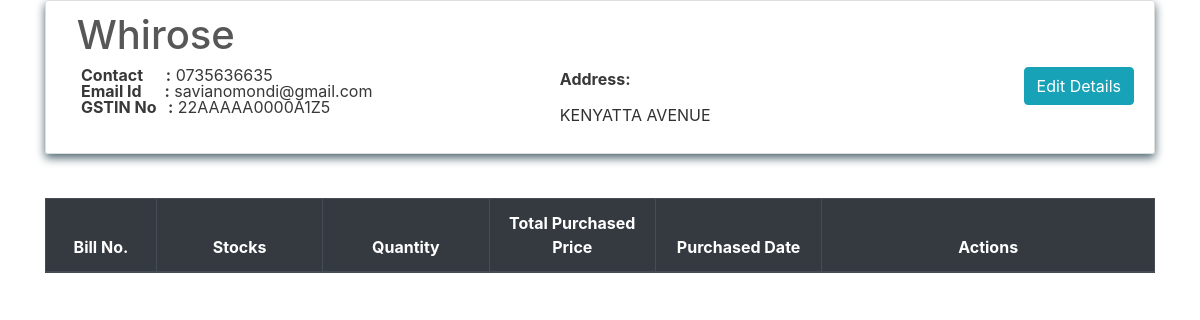
/transactions/suppliers/Whirose, run on an earlier commit of the app's database.
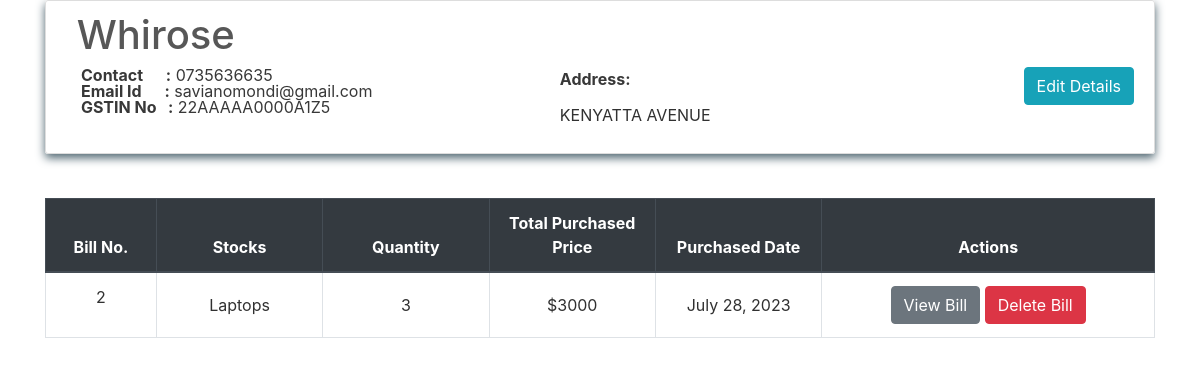
And on a later commit of the database.
### transactions/models.py (models this page shows, shortened)
class PurchaseBill(models.Model):
    billno = models.AutoField(primary_key=True)
    time = models.DateTimeField(auto_now=True)
    supplier = models.ForeignKey(Supplier, on_delete = models.CASCADE, related_name='purchasesupplier')
    def get_items_list(self):
        return PurchaseItem.objects.filter(billno=self)
    def get_total_price(self):
        purchaseitems = PurchaseItem.objects.filter(billno=self)
        total = 0
        for item in purchaseitems:
            total += item.totalprice
        return total

class PurchaseItem(models.Model):
    billno = models.ForeignKey(PurchaseBill, on_delete = models.CASCADE, related_name='purchasebillno')
    stock = models.ForeignKey(Stock, on_delete = models.CASCADE, related_name='purchaseitem')
    quantity = models.IntegerField(default=1)
    perprice = models.IntegerField(default=1)
    totalprice = models.IntegerField(default=1)

### inventory/models.py (models this page shows, shortened)
class Stock(models.Model):
    id = models.AutoField(primary_key=True)
    name = models.CharField(max_length=30, unique=True)
    quantity = models.IntegerField(default=1)
    is_deleted = models.BooleanField(default=False)

### transactions/views.py (the view)
# urls.py: path('suppliers/<name>', views.SupplierView.as_view(), name='supplier'),
class SupplierView(View):
    def get(self, request, name):
        supplierobj = get_object_or_404(Supplier, name=name)
        bill_list = PurchaseBill.objects.filter(supplier=supplierobj)
        page = request.GET.get('page', 1)
        paginator = Paginator(bill_list, 10)
        try:
            bills = paginator.page(page)
        except PageNotAnInteger:
            bills = paginator.page(1)
        except EmptyPage:
            bills = paginator.page(paginator.num_pages)
        context = {
            'supplier'  : supplierobj,
            'bills'     : bills
        }
        return render(request, 'suppliers/supplier.html', context)

### transactions/templates/suppliers/supplier.html (shortened to what this page needs)
{% extends "base.html" %}
{% block content %}
    <div class="content-section">
        <div class="media">
            <div class="media-body">
                <h2 style="color:#575757;" class="account-heading">&nbsp;{{ supplier.name }}</h2>
                <a href="{% url 'edit-supplier' supplier.pk %}" class="btn btn-info" style="float: right;">Edit Details</a>
                <div class="row">
                    <div class="col-md-6">
                        <p class="fal">
                            <b>Contact &nbsp; &nbsp;&nbsp; :</b> {{ supplier.phone }} <br>
                            <b>Email Id &nbsp;&nbsp;&nbsp;&nbsp; :</b> {{ supplier.email }} <br>
                            <b>GSTIN No &nbsp; :</b> {{ supplier.gstin }} <br>
                        </p>
                    </div>
                    <div class="col-md-6">
                        <p class="fal">
                            <b>Address:</b> <br> {{ supplier.address|linebreaks }}
                        </p>
                    </div>
                </div>
            </div>
        </div>
    </div>
    <table class="table table-css table-hover table-bordered">
        <br>
        <thead class="thead-dark align-middle">
            <tr>
                <th width="10%">Bill No.</th>
                <th width="15%">Stocks</th>
                <th width="15%">Quantity</th>
                <th width="15%">Total Purchased Price</th>
                <th width="15%">Purchased Date</th>
                <th width="30%">Actions</th>
            </tr>
        </thead>
        <tbody>
            {% for purchase in bills %}
            <tr>
                <td class="align-middle"> <p>{{ purchase.billno }}</p> </td>
                <td class="align-middle">{% for item in purchase.get_items_list %} {{ item.stock.name }} <br> {% endfor %}</td>
                <td class="align-middle">{% for item in purchase.get_items_list %} {{ item.quantity }} <br> {% endfor %}</td>
                <td class="align-middle">${{ purchase.get_total_price }}</td>
                <td class="align-middle">{{ purchase.time.date }}</td>
                <td class="align-middle"> <a href="{% url 'purchase-bill' purchase.billno %}" class="btn btn-secondary">View Bill</a> <a href="{% url 'delete-purchase' purchase.pk %}" class="btn btn-danger">Delete Bill</a> </td>
            </tr>
            {% endfor %}
        </tbody>
    </table>
</div>
{% endblock content %}

What changed in the data, as far as the page shows it:
added PurchaseBill: billno "2", get_total_price "3000", time "July 28, 2023"
added PurchaseItem: stock.name "Laptops", quantity "3"
